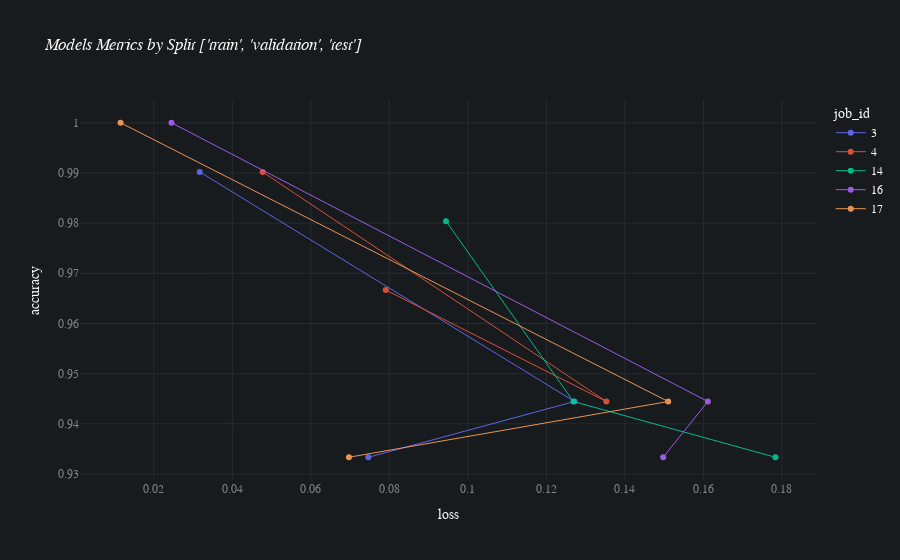

Write notebook code for a chart like this one.
### Code cell
fig = px.line(
    df
    , title = '<i>Models Metrics by Split ' + str(data_names) + '</i>'
    , x = 'loss'
    , y = 'accuracy'
    , color = 'job_id'
    , height = 600
    , hover_data = ['job_id', 'split', 'accuracy', 'loss']
)
fig.update_traces(
    mode = 'markers+lines'
    , line = dict(width=1)
    , opacity = 0.90
)
fig.update_layout(
    font_family = "Avenir"
    , font_color = "#FAFAFA"
    , plot_bgcolor = "#181B1E"
    , paper_bgcolor = "#181B1E"
    , hoverlabel = dict(
        bgcolor = "#E0E0E0"
        , font_size = 12
        , font_family = "Avenir"
    )
)
fig.update_xaxes(gridcolor='#262B2F', tickfont=dict(color='#818487'))
fig.update_yaxes(gridcolor='#262B2F', tickfont=dict(color='#818487'))
# include the 'split' in the hover
fig

### Figure 1 — Plotly figure (JSON) as saved in the notebook; plotly's stock layout.template omitted (floating-point values rounded to 4 significant figures)
{"data": [{"customdata": [[3, "train", 0.9902, 0.03171], [3, "validation", 0.9444, 0.1272], [3, "test", 0.9333, 0.07466]], "hovertemplate": "job_id=%{customdata[0]}<br>loss=%{customdata[3]}<br>accuracy=%{customdata[2]}<br>split=%{customdata[1]}<extra></extra>", "legendgroup": "3", "line": {"color": "#636efa", "dash": "solid", "width": 1}, "mode": "markers+lines", "name": "3", "opacity": 0.9, "orientation": "v", "showlegend": true, "type": "scatter", "x": [0.03171, 0.1272, 0.07466], "xaxis": "x", "y": [0.9902, 0.9444, 0.9333], "yaxis": "y"}, {"customdata": [[4, "train", 0.9902, 0.04774], [4, "validation", 0.9444, 0.1353], [4, "test", 0.9667, 0.0791]], "hovertemplate": "job_id=%{customdata[0]}<br>loss=%{customdata[3]}<br>accuracy=%{customdata[2]}<br>split=%{customdata[1]}<extra></extra>", "legendgroup": "4", "line": {"color": "#EF553B", "dash": "solid", "width": 1}, "mode": "markers+lines", "name": "4", "opacity": 0.9, "orientation": "v", "showlegend": true, "type": "scatter", "x": [0.04774, 0.1353, 0.0791], "xaxis": "x", "y": [0.9902, 0.9444, 0.9667], "yaxis": "y"}, {"customdata": [[14, "train", 0.9804, 0.09444], [14, "validation", 0.9444, 0.1269], [14, "test", 0.9333, 0.1784]], "hovertemplate": "job_id=%{customdata[0]}<br>loss=%{customdata[3]}<br>accuracy=%{customdata[2]}<br>split=%{customdata[1]}<extra></extra>", "legendgroup": "14", "line": {"color": "#00cc96", "dash": "solid", "width": 1}, "mode": "markers+lines", "name": "14", "opacity": 0.9, "orientation": "v", "showlegend": true, "type": "scatter", "x": [0.09444, 0.1269, 0.1784], "xaxis": "x", "y": [0.9804, 0.9444, 0.9333], "yaxis": "y"}, {"customdata": [[16, "train", 1, 0.02451], [16, "validation", 0.9444, 0.1611], [16, "test", 0.9333, 0.1498]], "hovertemplate": "job_id=%{customdata[0]}<br>loss=%{customdata[3]}<br>accuracy=%{customdata[2]}<br>split=%{customdata[1]}<extra></extra>", "legendgroup": "16", "line": {"color": "#ab63fa", "dash": "solid", "width": 1}, "mode": "markers+lines", "name": "16", "opacity": 0.9, "orientation": "v", "showlegend": true, "type": "scatter", "x": [0.02451, 0.1611, 0.1498], "xaxis": "x", "y": [1, 0.9444, 0.9333], "yaxis": "y"}, {"customdata": [[17, "train", 1, 0.01154], [17, "validation", 0.9444, 0.151], [17, "test", 0.9333, 0.06971]], "hovertemplate": "job_id=%{customdata[0]}<br>loss=%{customdata[3]}<br>accuracy=%{customdata[2]}<br>split=%{customdata[1]}<extra></extra>", "legendgroup": "17", "line": {"color": "#FFA15A", "dash": "solid", "width": 1}, "mode": "markers+lines", "name": "17", "opacity": 0.9, "orientation": "v", "showlegend": true, "type": "scatter", "x": [0.01154, 0.151, 0.06971], "xaxis": "x", "y": [1, 0.9444, 0.9333], "yaxis": "y"}], "layout": {"autosize": true, "font": {"color": "#FAFAFA", "family": "Avenir"}, "hoverlabel": {"bgcolor": "#E0E0E0", "font": {"family": "Avenir", "size": 12}}, "legend": {"title": {"text": "job_id"}, "tracegroupgap": 0}, "paper_bgcolor": "#181B1E", "plot_bgcolor": "#181B1E", "title": {"text": "<i>Models Metrics by Split ['train', 'validation', 'test']</i>"}, "xaxis": {"anchor": "y", "autorange": true, "domain": [0, 1], "gridcolor": "#262B2F", "range": [0.001408, 0.1885], "tickfont": {"color": "#818487"}, "title": {"text": "loss"}, "type": "linear"}, "yaxis": {"anchor": "x", "autorange": true, "domain": [0, 1], "gridcolor": "#262B2F", "range": [0.9289, 1.004], "tickfont": {"color": "#818487"}, "title": {"text": "accuracy"}, "type": "linear"}}}
